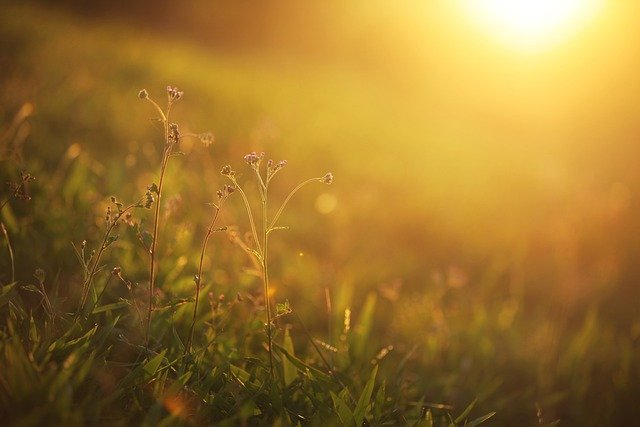
#> input picture sample.jpg, 640 x 427 px
$ python main.py
#> lines starting #> are read from the running program, lines starting #| are printed output that depends on the picture; after the words box and inside, x2 and y2 are one past the last pixel; in counts of white or black regions, pixels touching at a corner belong together
import cv2
import sys

# imread : 画像ファイルを読み込んで、多次元配列(numpy.ndarray)にする。
# imreadについて : https://kuroro.blog/python/wqh9VIEmRXS4ZAA7C4wd/
# 第一引数 : 画像のファイルパス
# 戻り値 : 行 x 列 x 色の三次元配列(numpy.ndarray)が返される。
img = cv2.imread('./sample.jpg')
#> img is the input picture: shape (427, 640, 3); mean B, G, R 47.1, 116.3, 154.4

# 画像ファイルが正常に読み込めなかった場合、プログラムを終了する。
if img is None:
    sys.exit("Could not read the image.")

# line関数 : 画像内へ線分を描画する関数
# 第一引数(必須) : 多次元配列(numpy.ndarray)
# 第二引数(必須) : 線分の始点の座標。tuple型。
# 第三引数(必須) : 線分の終点の座標。tuple型。
# 第四引数(必須) : 線分の色を指定する。B(Blue)G(Green)R(Red)形式で指定する。tuple型。
# thickness : 線分の太さ(px)を指定する。int型(１以上の整数)。デフォルト(thicknessを指定しない場合)は1が設定される。
cv2.line(img, (200, 200), (150, 100), (255, 0, 0), thickness=4)
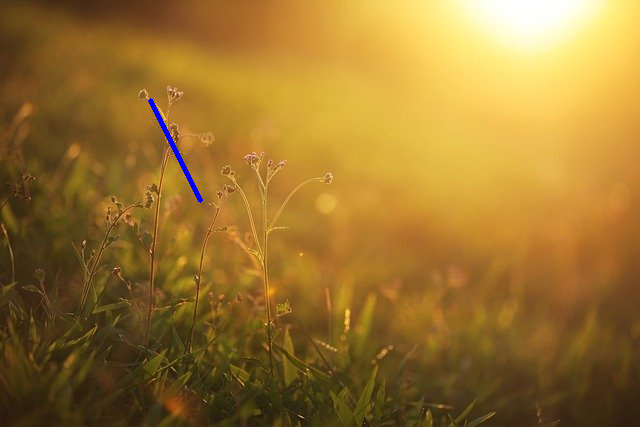
#> img: shape (427, 640, 3); 0.21% of pixels changed, all inside (x1, y1, x2, y2) = (148, 98, 203, 203)

# imwrite : 画像の保存を行う関数
# 第一引数 : 保存先の画像ファイル名
# 第二引数 : 多次元配列(numpy.ndarray)
# <第二引数の例>
# [
# [
# [234 237 228]
# ...
# [202 209 194]
# ]
# [
# [10 27 16]
# ...
# [36 67 46]
# ]
# [
# [34 51 40]
# ...
# [50 81 60]
# ]
# ]
# imwriteについて : https://kuroro.blog/python/i0tNE1Mp8aEz8Z7n6Ggg/
cv2.imwrite('output.jpg', img)
